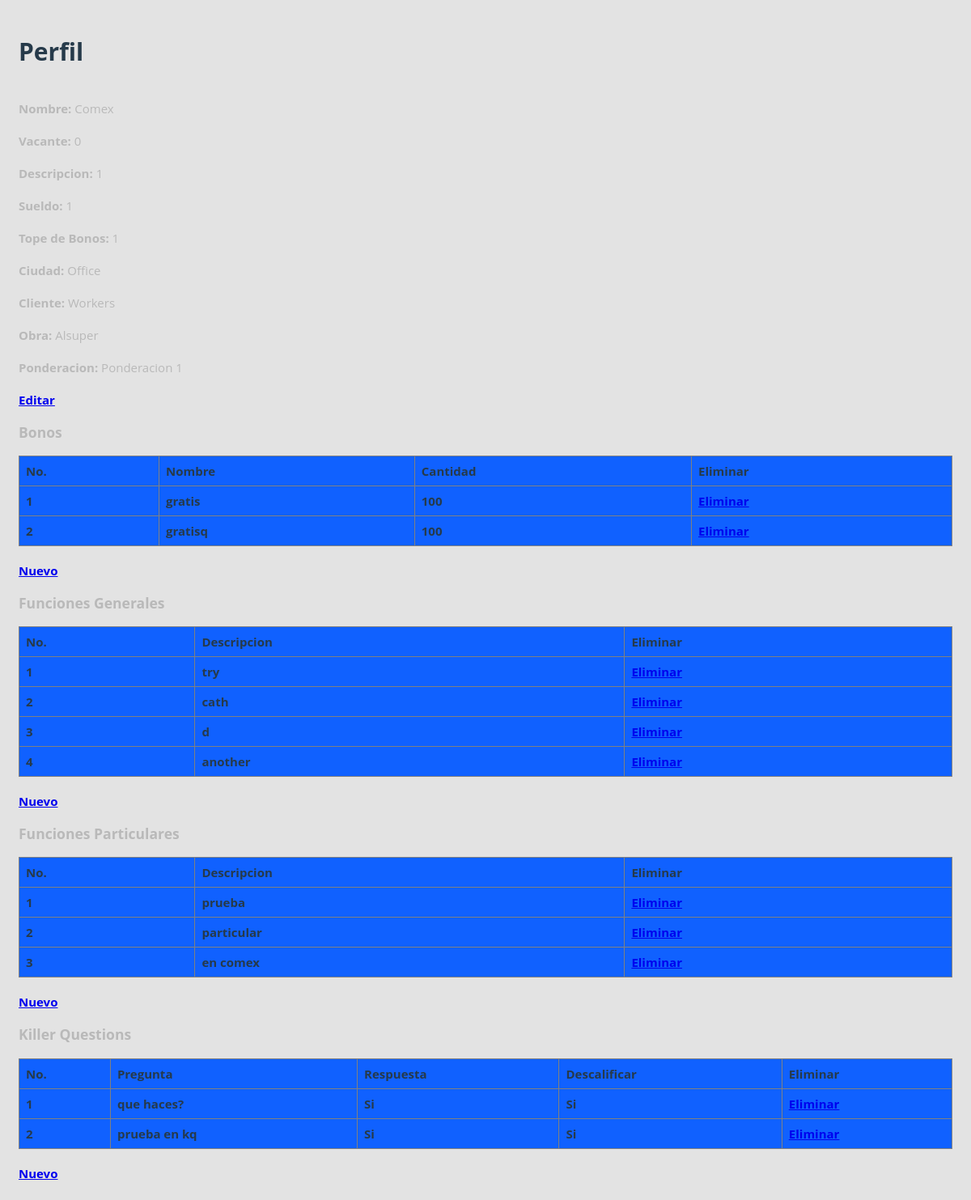
/reclutamiento-master/usuario/perfiles/inf_prof.php?id=1 (signed in), run on the app's committed database.
### tables this page shows
CREATE TABLE `perfil` (
  `id_perfil` int(11) NOT NULL,
  `id_cliente` int(11) NOT NULL,
  `id_obra` int(11) NOT NULL,
  `id_ponderacion` int(11) NOT NULL,
  `id_ciudad` int(11) NOT NULL,
  `id_empleador` int(11) NOT NULL,
  `id_contrato` int(11) NOT NULL,
  `fecha_inicio` int(11) NOT NULL,
  `tipo_de_contrato` int(11) NOT NULL,
  `sueldo` int(11) NOT NULL,
  `tope_de_bonos` int(11) DEFAULT NULL,
  `descripcion_del_puesto` varchar(50) NOT NULL,
  `nombre` varchar(50) NOT NULL,
  `vacante` varchar(50) NOT NULL,
  `id_bonos` int(75) DEFAULT NULL
);

CREATE TABLE `offices` (
  `officename` varchar(50) NOT NULL DEFAULT '',
  `officeid` int(10) NOT NULL,
  `nombre` varchar(75) NOT NULL,
  `rfc` varchar(75) NOT NULL,
  `direccion` varchar(75) NOT NULL,
  `correo` varchar(75) NOT NULL
);

CREATE TABLE `groups` (
  `groupname` varchar(50) NOT NULL DEFAULT '',
  `groupid` int(10) NOT NULL,
  `officeid` int(10) NOT NULL DEFAULT '0',
  `nombre` varchar(75) NOT NULL,
  `rfc` varchar(75) NOT NULL,
  `direccion` varchar(75) NOT NULL,
  `correo` varchar(75) NOT NULL
);

CREATE TABLE `works` (
  `Workname` varchar(50) NOT NULL,
  `IDWork` int(10) NOT NULL,
  `groupid` int(10) NOT NULL DEFAULT '0',
  `phone` int(12) DEFAULT NULL,
  `nombre` varchar(75) NOT NULL,
  `rfc` varchar(75) NOT NULL,
  `direccion` varchar(75) NOT NULL,
  `correo` varchar(75) NOT NULL
);

CREATE TABLE `ponderaciones` (
  `id` int(50) NOT NULL,
  `nombre` varchar(50) NOT NULL
);

CREATE TABLE `bonos` (
  `id` int(75) NOT NULL,
  `nombre` varchar(50) NOT NULL,
  `valor` int(50) NOT NULL,
  `id_perfil` int(11) NOT NULL
);

CREATE TABLE `funciones_gles` (
  `id` int(50) NOT NULL,
  `id_perfil` int(50) NOT NULL,
  `funcion` varchar(50) NOT NULL
);

CREATE TABLE `funciones_especiales` (
  `id` int(50) NOT NULL,
  `id_perfil` int(50) NOT NULL,
  `funcion` varchar(50) NOT NULL
);

CREATE TABLE `respuestas` (
  `id` int(50) NOT NULL,
  `id_killer_question` int(50) NOT NULL,
  `respuesta` varchar(50) NOT NULL,
  `descalificar` varchar(50) NOT NULL
);

CREATE TABLE `killer_question` (
  `id` int(50) NOT NULL,
  `id_perfil` int(50) NOT NULL,
  `pregunta` varchar(50) NOT NULL
);

### reclutamiento-master/usuario/perfiles/inf_prof.php (the view, shortened to what this page needs)
<!DOCTYPE html>
<html>
<head>
    <link rel="stylesheet" type="text/css" href="../../style.css">
</head>
<body>
    <h1>Perfil</h1>
    <?php
        include '../../config.php';
        $id = $_GET["id"];
        $con=mysqli_connect($host,$user,$pass,$name);
            $query = "SELECT
                nombre,
                vacante,
                descripcion_del_puesto,
                sueldo,
                tope_de_bonos,
                id_ciudad,
                id_cliente,
                id_empleador,
                id_obra,
                id_ponderacion,
                id_contrato,
                id_perfil
                    FROM
                    perfil
                        WHERE
                        $id = id_perfil";
            $result = mysqli_query($con,$query);
            while($row = mysqli_fetch_array($result)){
                echo "  <tr>\n";
                echo "      <br><b><th>Nombre:</b> ".$row[0]."</th><br/>\n";
                echo "      <br><b><th>Vacante:</b> ".$row[1]."</th><br/>\n";
                echo "      <br><b><th>Descripcion:</b> ".$row[2]."</th><br/>\n";
                echo "      <br><b><th>Sueldo:</b> ".$row[3]."</th><br/>\n";
                echo "      <br><b><th>Tope de Bonos:</b> ".$row[4]."</th><br/>\n";
                echo "</tr>\n";
                $ciudad     = $row[5];
                $cliente    = $row[6];
                $empleador  = $row[7];
                $obra       = $row[8];
                $ponderacion= $row[9];
                $contrato   = $row[10];
                $perf       = $row[11];
            }
            $query = "SELECT
                officename
                    FROM
                    offices
                        WHERE
                        $ciudad = officeid";
            $result = mysqli_query($con,$query);
            while($row = mysqli_fetch_array($result))
            {
                echo "  <tr>\n";
                echo "      <br><b><th>Ciudad:</b> ".$row[0]."</th><br/>\n";
                echo "</tr>\n";
            }
            $query = "SELECT
                groupname
                    FROM
                    groups
                        WHERE
                        $cliente = groupid";
            $result = mysqli_query($con,$query);
            while($row = mysqli_fetch_array($result))
            {
                echo "  <tr>\n";
                echo "      <br><b><th>Cliente:</b> ".$row[0]."</th><br/>\n";
                echo "</tr>\n";
            }
            $query = "SELECT
                nombre
                    FROM
                    empleador
                        WHERE
                        $empleador = empid";
            $result = mysqli_query($con,$query);
            while($row = mysqli_fetch_array($result))
            {
                echo "  <tr>\n";
                echo "      <br><b><th>Empleador:</b> ".$row[0]."</th><br/>\n";
                echo "</tr>\n";
            }
            $query = "SELECT
                Workname
                    FROM
                    works
                        WHERE
                        $obra = IDWork";
            $result = mysqli_query($con,$query);
            while($row = mysqli_fetch_array($result))
            {
                echo "  <tr>\n";
                echo "      <br><b><th>Obra:</b> ".$row[0]."</th><br/>\n";
                echo "</tr>\n";
            }
            $query = "SELECT
                nombre
                    FROM
                    ponderaciones
                        WHERE
                        $ponderacion = id";
            $result = mysqli_query($con,$query);
            while($row = mysqli_fetch_array($result))
            {
                echo "  <tr>\n";
                echo "      <br><b><th>Ponderacion:</b> ".$row[0]."</th><br/>\n";
                echo "</tr>\n";
            }
            $query = "SELECT
                tipo
                    FROM
                    contratos
                        WHERE
                        $contrato = contratoid";
            $result = mysqli_query($con,$query);
            while($row = mysqli_fetch_array($result))
            {
                echo "  <tr>\n";
                echo "      <br><b><th>Contrato:</b> ".$row[0]."</th><br/>\n";
                echo "</tr>\n";
            }
            echo "      <br><b><th><a href = \"edit_prof.php?id=$perf&idp=$id\">Editar</a></th></b><br/>\n";
        echo"<h3>Bonos</h3>";
            $con=mysqli_connect($host,$user,$pass,$name);
            $query = "SELECT id,nombre,valor FROM bonos WHERE $id = id_perfil";
            $result = mysqli_query($con,$query);
            echo "<table border = 1>\n";
            echo "  <tr>\n";
            echo "      <th>No. </th>\n";
            echo "      <th>Nombre </th>\n";
            echo "      <th>Cantidad </th>\n";
            echo "      <th>Eliminar</th>\n";
            echo "</tr>\n";
            $c=1;
            while($row = mysqli_fetch_array($result)){
                echo "  <tr>\n";
                echo "      <th>".$c."</th>\n";
                echo "      <th>".$row[1]."</th>\n";
                echo "      <th>".$row[2]."</th>\n";
                echo "      <th><a href = \"del_bono.php?id=$row[0];&idp=$id\">Eliminar</a></th>\n";
                echo "  </tr>";
                $c++;
            }
            echo "</table>\n";
            echo "      <br><b><th><a href = \"new_bono.php?idp=$id\">Nuevo</a></th></b><br/>\n";
        echo"<h3>Funciones Generales</h3>";
            $con=mysqli_connect($host,$user,$pass,$name);
            $query = "SELECT id,funcion FROM funciones_gles WHERE $id = id_perfil";
            $result = mysqli_query($con,$query);
            echo "<table border = 1>\n";
            echo "  <tr>\n";
            echo "      <th>No. </th>\n";
            echo "      <th>Descripcion </th>\n";
            echo "      <th>Eliminar</th>\n";
            echo "</tr>\n";
            $c=1;
            while($row = mysqli_fetch_array($result)){
                echo "  <tr>\n";
                echo "      <th>".$c."</th>\n";
                echo "      <th>".$row[1]."</th>\n";
                echo "      <th><a href = \"del_func_gen.php?id=$row[0];&idp=$id\">Eliminar</a></th>\n";
                echo "  </tr>";
                $c++;
            }
            echo "</table>\n";
            echo "      <br><b><th><a href = \"new_func_gen.php?idp=$id\">Nuevo</a></th></b><br/>\n";
        echo"<h3>Funciones Particulares</h3>";
            $con=mysqli_connect($host,$user,$pass,$name);
            $query = "SELECT id,funcion FROM funciones_especiales WHERE $id = id_perfil";
            $result = mysqli_query($con,$query);
            echo "<table border = 1>\n";
            echo "  <tr>\n";
            echo "      <th>No. </th>\n";
            echo "      <th>Descripcion </th>\n";
            echo "      <th>Eliminar</th>\n";
            echo "</tr>\n";
            $perfp = $row[0];
            $c=1;
            while($row = mysqli_fetch_array($result)){
                echo "  <tr>\n";
                echo "      <th>".$c."</th>\n";
                echo "      <th>".$row[1]."</th>\n";
                echo "      <th><a href = \"del_func_part.php?id=$row[0];&idp=$id\">Eliminar</a></th>\n";
                echo "  </tr>";
                $c++;
            }
            echo "</table>\n";
            echo "      <br><b><th><a href = \"new_func_part.php?id=$perfp&idp=$id\">Nuevo</a></th></b><br/>\n";
        echo"<h3>Killer Questions</h3>";
            $con=mysqli_connect($host,$user,$pass,$name);
            $query = "select
                killer_question.id,
                killer_question.pregunta,
                respuestas.respuesta,
                respuestas.descalificar
            FROM
                killer_question,
                respuestas
            WHERE
                $id = id_perfil
            AND
                respuestas.id_killer_question=killer_question.id";
            $result = mysqli_query($con,$query);
            echo "<table border = 1>\n";
            echo "  <tr>\n";
            echo "      <th>No. </th>\n";
            echo "      <th>Pregunta </th>\n";
            echo "      <th>Respuesta </th>\n";
            echo "      <th>Descalificar </th>\n";
            echo "      <th>Eliminar</th>\n";
            echo "</tr>\n";
            $c=1;
            while($row = mysqli_fetch_array($result)){
                echo "  <tr>\n";
                echo "      <th>".$c."</th>\n";
                echo "      <th>".$row[1]."</th>\n";
                echo "      <th>".$row[2]."</th>\n";
                echo "      <th>".$row[3]."</th>\n";
                echo "      <th><a href = \"del_KQ.php?id=".$row[0]."&idp=$id\">Eliminar</a></th>\n";
                echo "  </tr>";
                $c++;
            }
            $rom=$row[0];
            echo "</table>\n";
            echo "      <br><b><th><a href = \"new_KQ.php?id=$rom&idp=$id\">Nuevo</a></th></b><br/>\n";
    ?>
</body>
</html>

### reclutamiento-master/style.css (style rules this page uses)
*, *:before, *:after { box-sizing: border-box; }
body { padding: 1em; font-family: 'Open Sans', 'Helvetica Neue', Helvetica, Arial, sans-serif; font-size: 15px; color: #b9b9b9; background-color: #e3e3e3; }
table { border-collapse: collapse; width: 100%; }
th, td , tr { font-family: 'Open Sans', 'Helvetica Neue', Helvetica, Arial, sans-serif; text-align: left; padding: 8px; color : #000 ; }
tr:nth-child(even) { background-color: #7BBFF2 }
th { background-color: #1061FF; color: #263A4A; }
h1 , h2 , p { color: #263A4A; }

### data on the page
perfil: nombre "Comex", vacante "0", descripcion_del_puesto "1", sueldo "1", tope_de_bonos "1"
offices: officename "Office"
groups: groupname "Workers"
works: Workname "Alsuper"
ponderaciones: nombre "Ponderacion 1"
bonos: nombre "gratis", valor "100"
bonos: nombre "gratisq", valor "100"
funciones_gles: funcion "try"
funciones_gles: funcion "cath"
funciones_gles: funcion "d"
funciones_gles: funcion "another"
funciones_especiales: funcion "prueba"
funciones_especiales: funcion "particular"
funciones_especiales: funcion "en comex"
respuestas: id_killer_question.pregunta "que haces?", respuesta "Si", descalificar "Si"
respuestas: id_killer_question.pregunta "prueba en kq", respuesta "Si", descalificar "Si"
